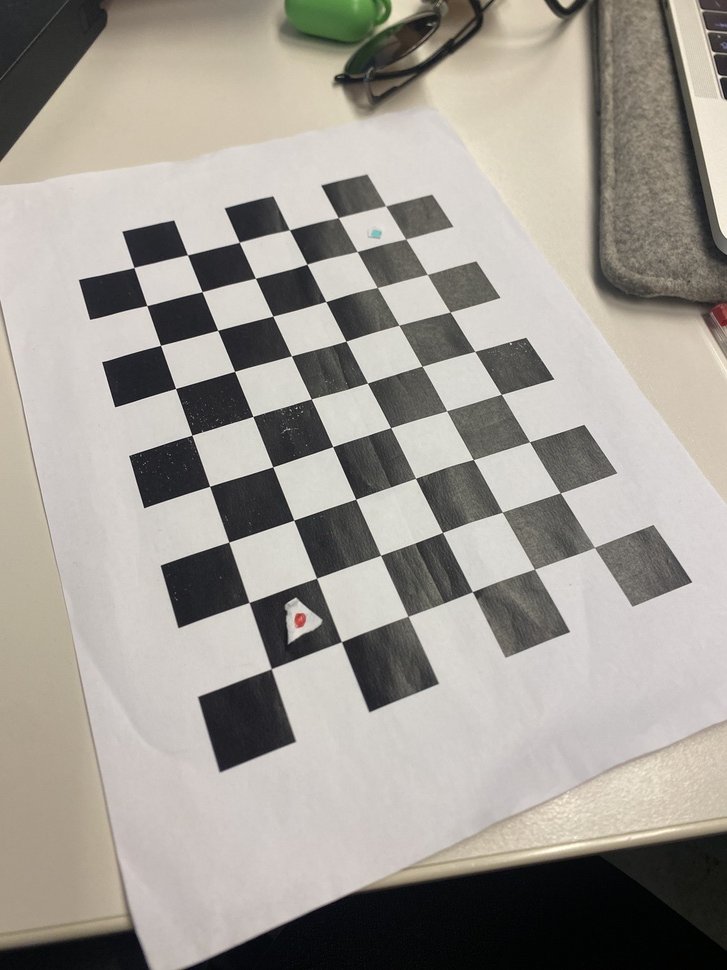
#> input picture Ass 1/Chess2.JPG, 727 x 970 px, shrunk from 3024 x 4032 before the run; its folder holds only this picture in this run
$ python transf.py
#> lines starting #> are read from the running program, lines starting #| are printed output that depends on the picture
import numpy as np
import cv2 as cv
import glob

manual_coordinates = np.zeros((4, 2), dtype=np.float32)
click = 0

rows = 8  # Number of rows in the grid
cols = 5  # Number of columns in the grid

def click_event(event, x, y, flags, params):
    global click
    global manual_coordinates

    # Checking for left mouse clicks
    if event == cv.EVENT_LBUTTONDOWN:
        if click < 4:  # Ensure only 4 points are selected
            manual_coordinates[click] = (x, y)
            click += 1
            print("Corner found at: ", x, y)

images = glob.glob('*.JPG')
for fname in images:
    img = cv.imread(fname)
#> img is the input picture: shape (970, 727, 3); mean B, G, R 148, 155.2, 159.9
    gray = cv.cvtColor(img, cv.COLOR_BGR2GRAY)
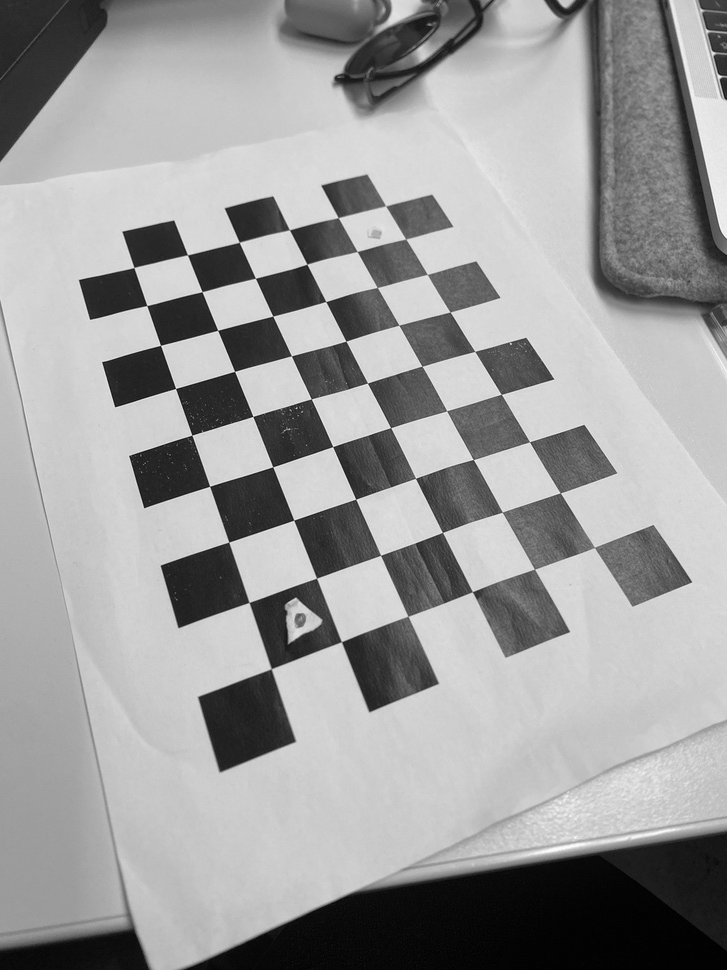
#> gray: shape (970, 727); min 0, max 253, mean 155.8
    h, w = img.shape[:2]
#> h = 970; w = 727

    print("Manual corners:")
    # Setting mouse handler for the image
    cv.namedWindow('img', cv.WINDOW_NORMAL)
    cv.imshow('img', img)
    cv.setMouseCallback('img', click_event) # Limit to 4 clicks
    cv.waitKey(0) # Press any key to continue after 4 clicks
    cv.destroyAllWindows()

    if click < 4:
        print("Insufficient points selected.")
        continue

    # Perspective transformation
    target_width, target_height = w, h  # You can set a specific size
    new_corners = np.float32([[0, 0], [target_width, 0], [target_width, target_height], [0, target_height]])
    # Calculate perspective transform matrix
    matrix = cv.getPerspectiveTransform(manual_coordinates, new_corners)
    # Apply perspective transform
    warped_image = cv.warpPerspective(img, matrix, (target_width, target_height))

    warped_points = cv.perspectiveTransform(manual_coordinates.reshape(-1, 1, 2), matrix)

    print(warped_points)

    # Initialize variables to store the width and height of the warped image
    width = 0
    height = 0

    # Iterate through warped_points to find width and height
    for point in warped_points:
        x, y = point[0]
        if y > height:
            height = y
        if x > width:
            width = x
        cv.circle(warped_image, (int(x), int(y)), 30, (0, 255, 0), 20) # Draw a circle around the points

    print("Width: ", width)
    print("Height: ", height)

    # Define the grid coordinates
    grid_points = np.zeros(((rows+1) * (cols+1), 2), dtype=np.float32)

    # Generate grid coordinates
    index = 0
    for i in range(rows+1):
        for j in range(cols+1):
            x = j * width/cols
            y = i * height/rows
            grid_points[index] = (x, y)  # Adjust 100 according to your grid spacing
            index += 1
            cv.circle(warped_image, (int(x), int(y)), 10, (0, 255, 0), 5) # Draw a circle around the points

    # Display the result
    cv.namedWindow('Warped Image', cv.WINDOW_NORMAL)
    cv.imshow('Warped Image', warped_image)
    cv.waitKey(0)
    cv.destroyAllWindows()

    Minv = cv.invert(matrix)[1]
    original_points = cv.perspectiveTransform(grid_points.reshape(-1, 1, 2), Minv)

    for point in original_points:
        x, y = point[0]
        cv.circle(img, (int(x), int(y)), 30, (0, 255, 0), 20) # Draw a circle around the points

    cv.namedWindow('img', cv.WINDOW_NORMAL)
    cv.imshow('img', img)
    cv.waitKey(0)
    cv.destroyAllWindows()

    # Reset click count and manual_coordinates for the next image
    click = 0
    manual_coordinates = np.zeros((4, 2), dtype=np.float32)

$ run again, on Ass 1/Chessboard_11.jpg
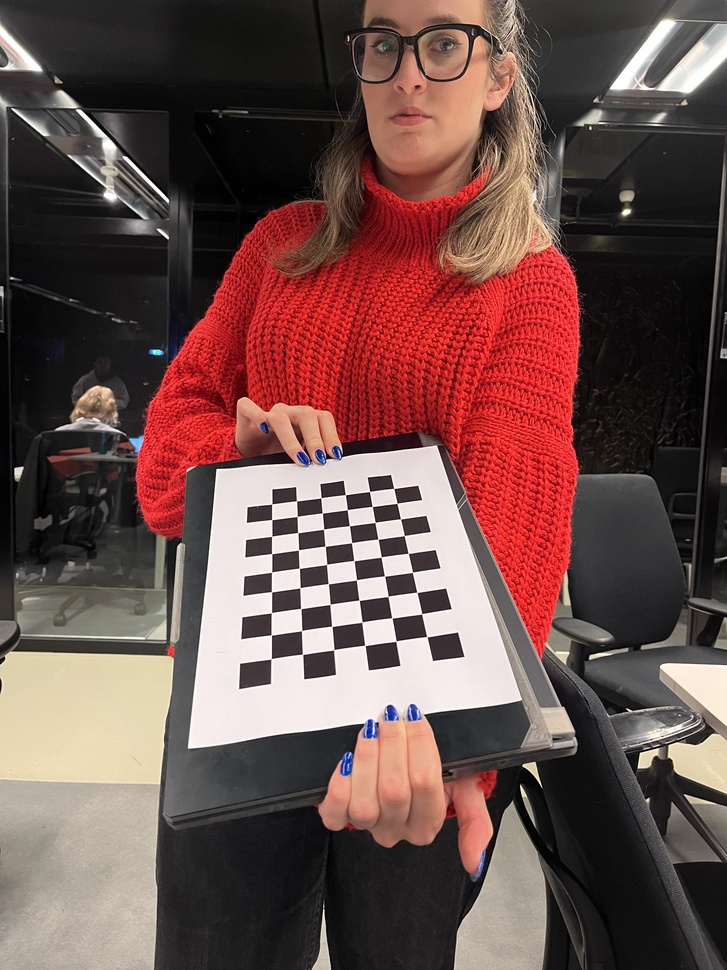
#> input picture Ass 1/Chessboard_11.jpg, 727 x 970 px, shrunk from 3024 x 4032 before the run
#> img is the input picture: shape (970, 727, 3); mean B, G, R 75.4, 79, 107.8
#> `gray = cv.cvtColor(img, cv.COLOR_BGR2GRAY)`:
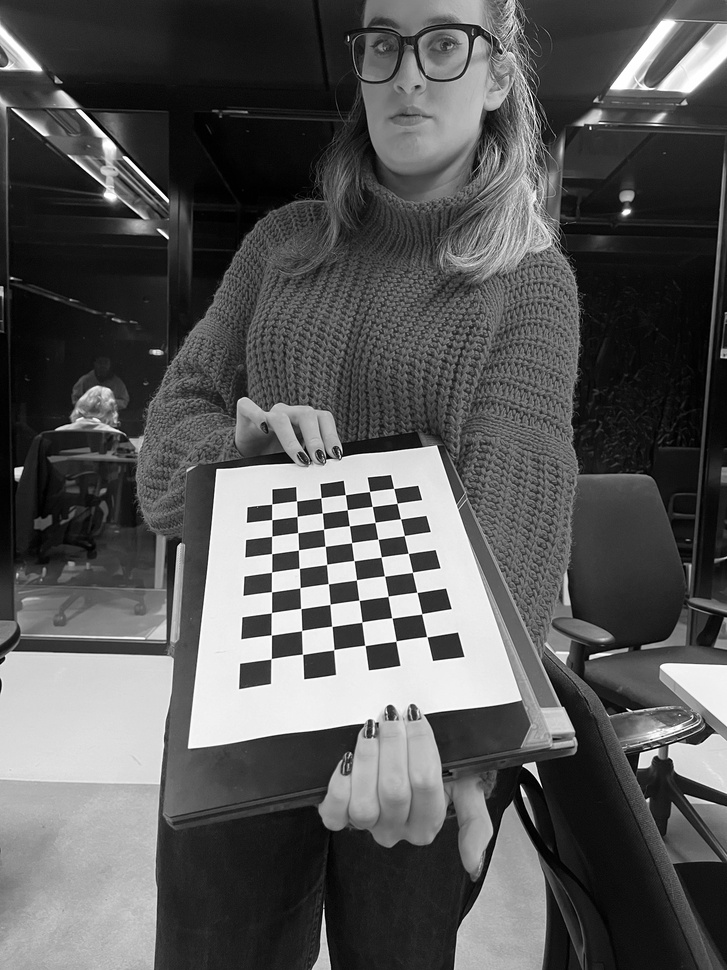
#> gray: shape (970, 727); min 0, max 255, mean 87.2

$ run again, on Ass 1/Chessboard_12.jpg
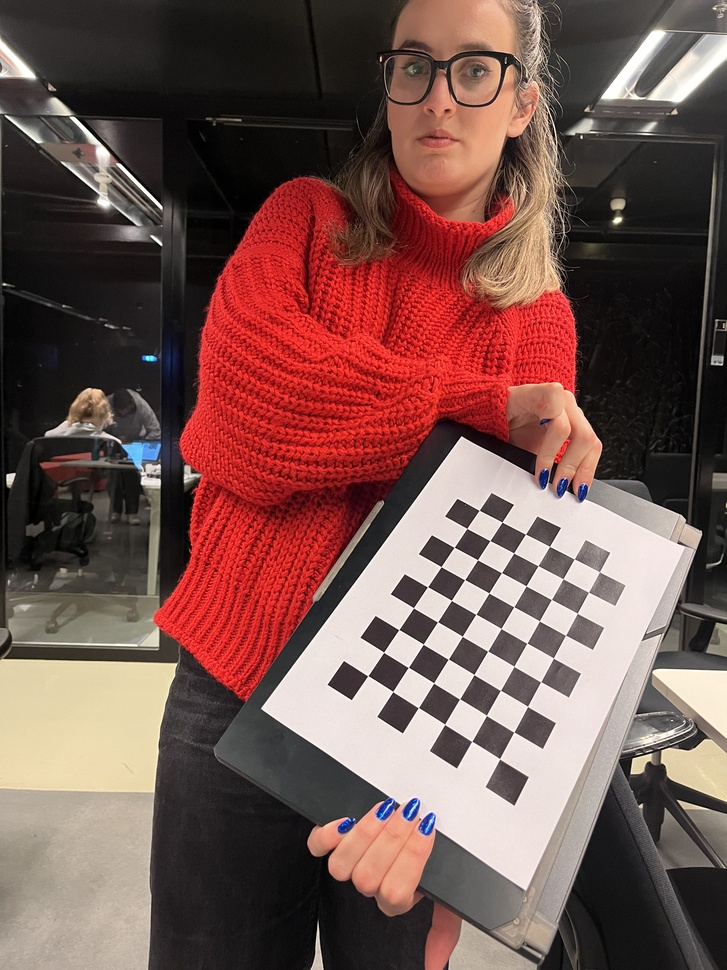
#> input picture Ass 1/Chessboard_12.jpg, 727 x 970 px, shrunk from 3024 x 4032 before the run
#> img is the input picture: shape (970, 727, 3); mean B, G, R 79.7, 84.7, 117
#> `gray = cv.cvtColor(img, cv.COLOR_BGR2GRAY)`:
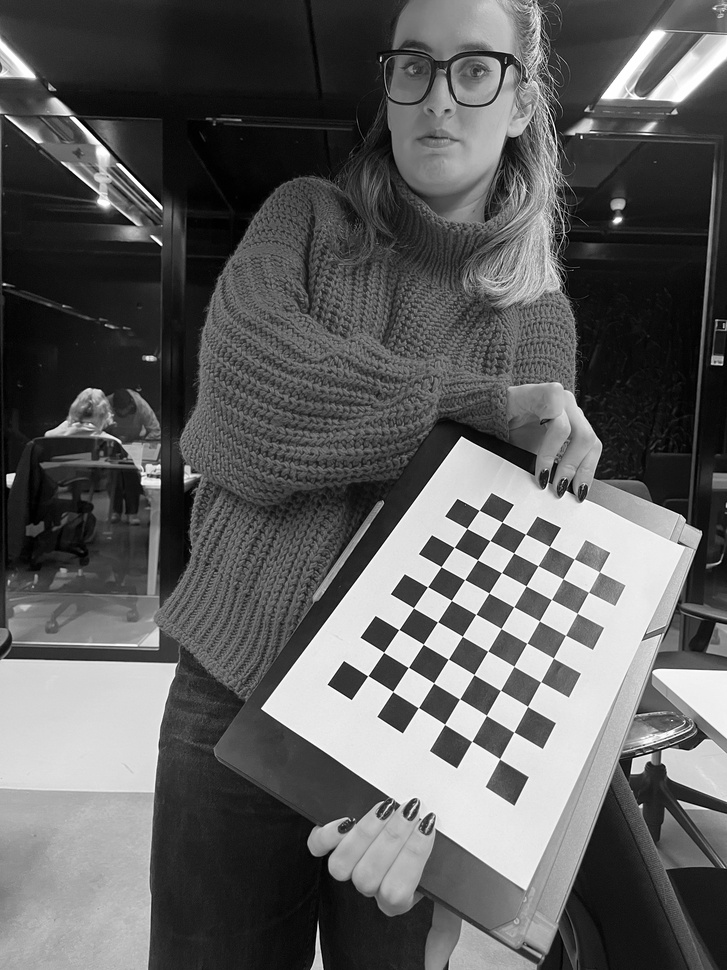
#> gray: shape (970, 727); min 0, max 255, mean 93.8

$ run again, on Ass 1/Chessboard_1.jpg
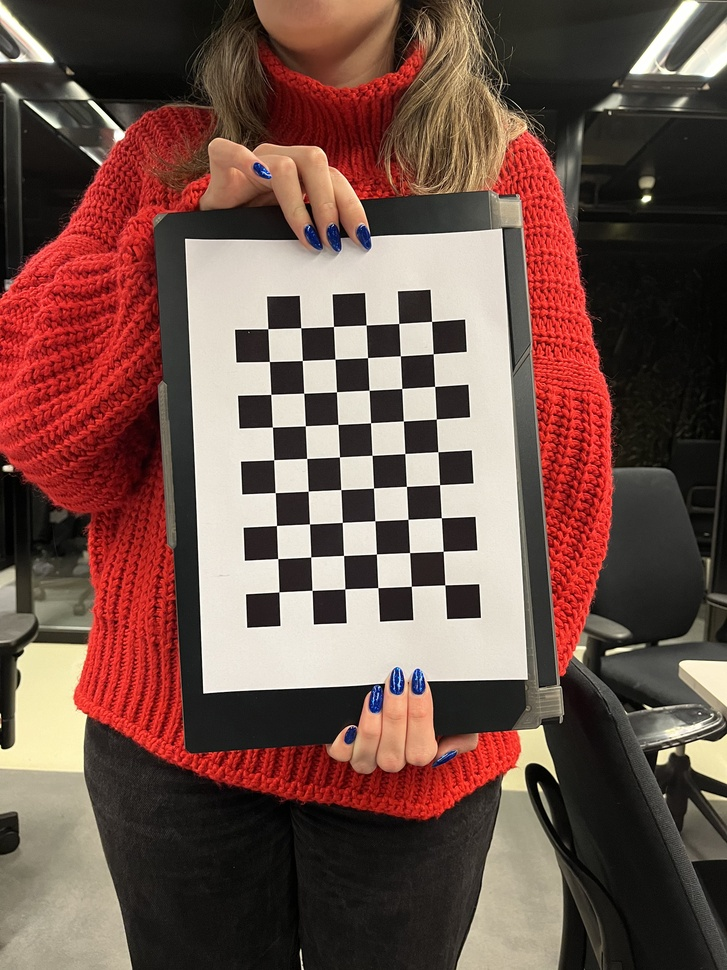
#> input picture Ass 1/Chessboard_1.jpg, 727 x 970 px, shrunk from 3024 x 4032 before the run
#> img is the input picture: shape (970, 727, 3); mean B, G, R 74, 82.2, 112.5
#> `gray = cv.cvtColor(img, cv.COLOR_BGR2GRAY)`:
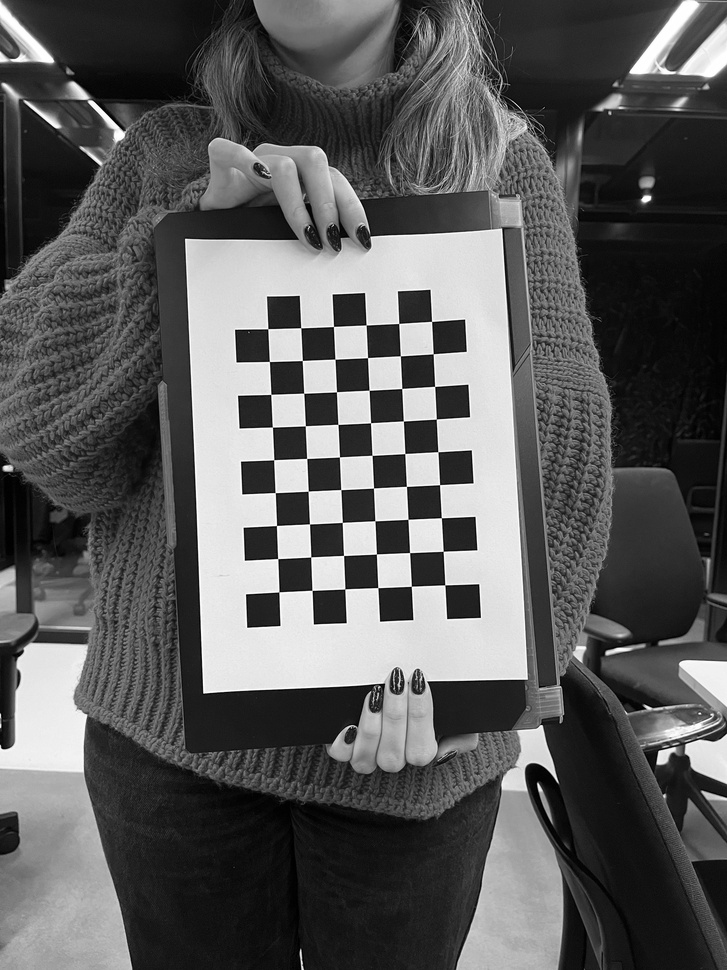
#> gray: shape (970, 727); min 0, max 255, mean 90.3
